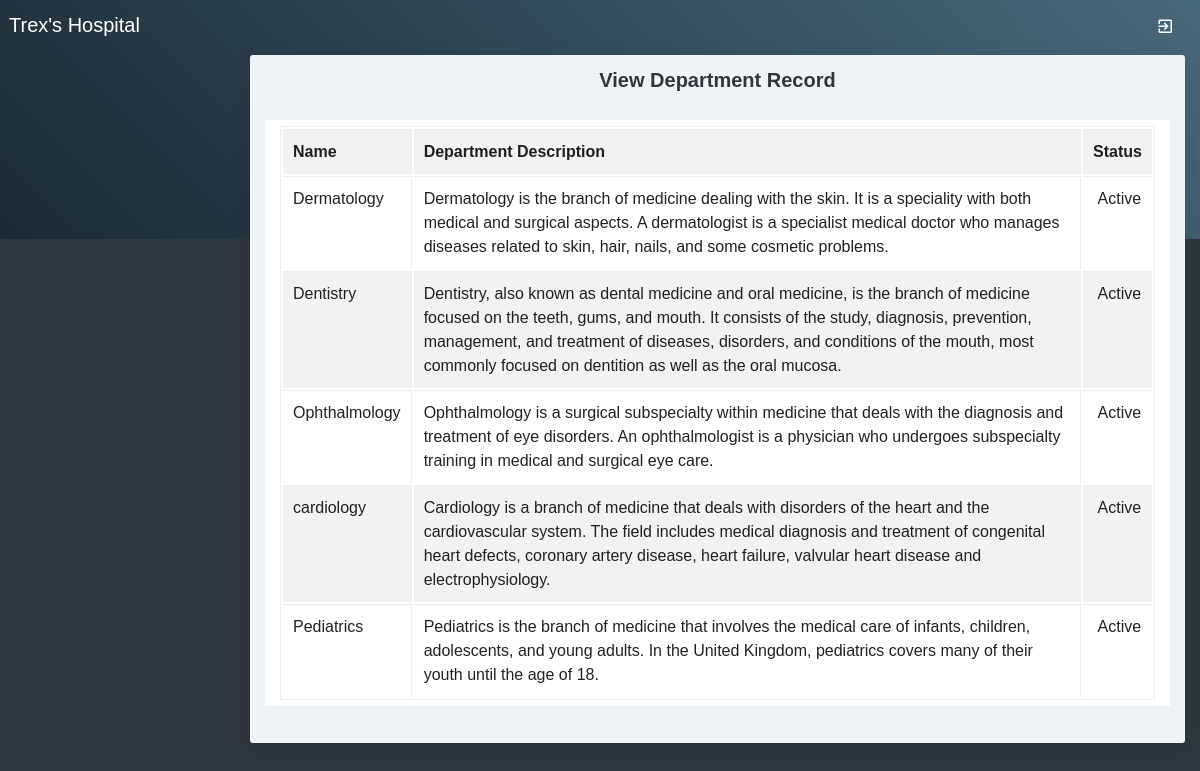
Page /Viewdepartment.php on the committed database.
### tables this page shows
CREATE TABLE `department` (
  `departmentid` int(10) NOT NULL,
  `departmentname` varchar(100) NOT NULL,
  `description` text NOT NULL,
  `status` varchar(10) NOT NULL
);

### Viewdepartment.php (the view, shortened to what this page needs)
<?php
include("adformheader.php");
include("dbconnection.php");
?>
<div class="container-fluid">
  <div class="block-header">
    <h2 class="text-center">View Department Record</h2>
  </div>
  <div class="card">
    <section class="container">
     <table class="table table-bordered table-striped table-hover js-basic-example dataTable">
      <tbody>
        <tr>
          <td><strong>Name</strong></td>
          <td><strong>Department Description</strong></td>
          <td><strong>Status</strong></td>
        </tr>
        <?php
        $sql ="SELECT * FROM department";
        $query = mysqli_query($con,$sql);
        while($SelectDepartment = mysqli_fetch_array($query))
        {
          echo "<tr>
          <td>$SelectDepartment[departmentname]</td>
          <td> $SelectDepartment[description]</td>
          <td>&nbsp;$SelectDepartment[status]</td>";
          echo "</tr>";
        }
        ?>
      </tbody>
    </table>
  </section>
</div>
</div>
<?php
include("adformfooter.php");
?>

### adformheader.php (shortened to what this page needs)
<!DOCTYPE html>
<html>
<head>
    <link href="assets/plugins/bootstrap/css/bootstrap.min.css" rel="stylesheet" />
    <link href="assets/plugins/jquery-datatable/dataTables.bootstrap4.min.css" rel="stylesheet">
    <link href="assets/css/main.css" rel="stylesheet">
    <link href="assets/css/themes/all-themes.css" rel="stylesheet" />
    <link rel="stylesheet" href="sweetalert2.min.css">
</head>
<body class="theme-cyan">
    <nav class="navbar clearHeader">
        <div class="col-12">
            <div class="navbar-header"> <a href="javascript:void(0);" class="bars"></a> <a class="navbar-brand" href="logout.php">Trex's Hospital</a> </div>
            <ul class="nav navbar-nav navbar-right">
                <li>
                    <a data-placement="bottom" title="Full Screen" href="logout.php"><i class="zmdi zmdi-sign-in"></i></a>
                </li>
            </ul>
        </div>
    </nav>
    <section>
        <aside id="leftsidebar" class="sidebar">
        </aside>
    </section>
    <section class="content home">

### adformfooter.php (shortened to what this page needs)
</section>
</body>
</body>
</html>

### assets/css/themes/all-themes.css (style rules this page uses)
.theme-cyan .navbar-brand { color: #fff; }
.theme-cyan .nav > li > a { color: #fff; }

### rows in the picture
department: departmentname "Dermatology", description "Dermatology is the branch of medicine dealing with the skin. It is a speciality with both medical and surgical aspects. A dermatologist is a specialist medical doctor who manages diseases related to skin, hair, nails, and some cosmetic problems.", status "Active"
department: departmentname "Dentistry", description "Dentistry, also known as dental medicine and oral medicine, is the branch of medicine focused on the teeth, gums, and mouth. It consists of the study, diagnosis, prevention, management, and treatment of diseases, disorders, and conditions of the mouth, most commonly focused on dentition as well as the oral mucosa.", status "Active"
department: departmentname "Ophthalmology", description "Ophthalmology is a surgical subspecialty within medicine that deals with the diagnosis and treatment of eye disorders. An ophthalmologist is a physician who undergoes subspecialty training in medical and surgical eye care.", status "Active"
department: departmentname "cardiology", description "Cardiology is a branch of medicine that deals with disorders of the heart and the cardiovascular system. The field includes medical diagnosis and treatment of congenital heart defects, coronary artery disease, heart failure, valvular heart disease and electrophysiology.", status "Active"
department: departmentname "Pediatrics", description "Pediatrics is the branch of medicine that involves the medical care of infants, children, adolescents, and young adults. In the United Kingdom, pediatrics covers many of their youth until the age of 18.", status "Active"
